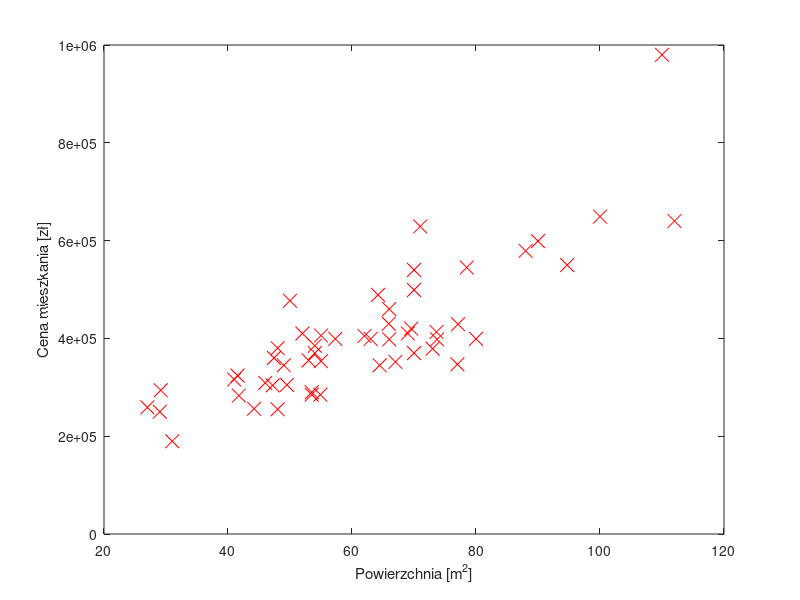
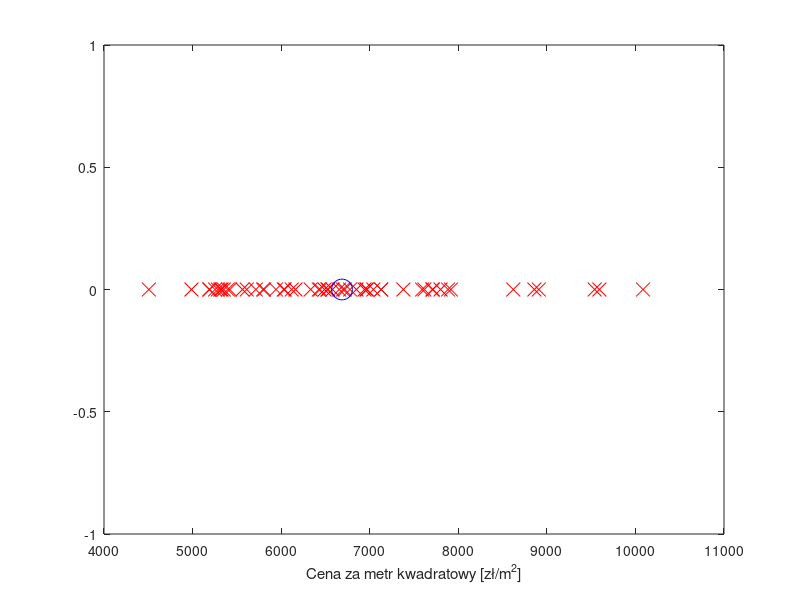
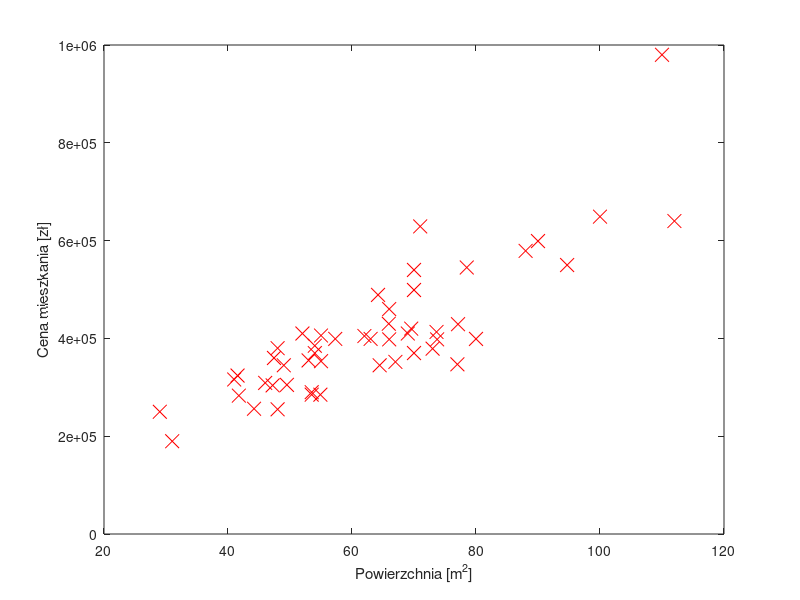

These charts were generated, in order, by the following MATLAB code:
% MAIN
close all;
clear all;
clc;
%% ============================ Wczytywanie danych =============================
data = load('dataset.txt');
y = data(:, 1);
X = data(:, 2);
m = length(y);    % ilość testowych danych

%% ================================ Wykres y(X) ================================
figure;
plot(X, y, 'rx', 'MarkerSize', 10);
ylabel('Cena mieszkania [zł]');
xlabel('Powierzchnia [m^2]');

%% ================================ Wykres y/X =================================
figure;
z = y./X;     % cena za metr kwadratowy
plot(z, 0, 'rx', 'MarkerSize', 10);
hold on;
s = sum(z) / m;      % średnia cena za metr kwadratowy
plot(s, 0, 'bo', 'MarkerSize', 15);
xlabel('Cena za metr kwadratowy [zł/m^2]');

%% ================================= Filtracja =================================
for i = 1:3
  z = y./X;     % cena za metr kwadratowy
  s = sum(z) / m;      % średnia cena za metr kwadratowy
  f_yX = abs(z-s);    % odchylenie od średniej ceny za metr kwadratowy
  d = find(f_yX == max(f_yX));   % zwraca indeks granicznej zmiennej
  X(d) = [];      % usuwanie granicznej pary (X, y)
  y(d) = [];
end
m = length(X);    % aktualizowanie ilości par danych

%% ================================ Wykres y(X) ================================
figure;
plot(X, y, 'rx', 'MarkerSize', 10);
ylabel('Cena mieszkania [zł]');
xlabel('Powierzchnia [m^2]');

%% ==================== Wczytywanie danych ====================
# Reszta, funkcja kosztu, rysowanie paraboli, spadek gradientowy itd.